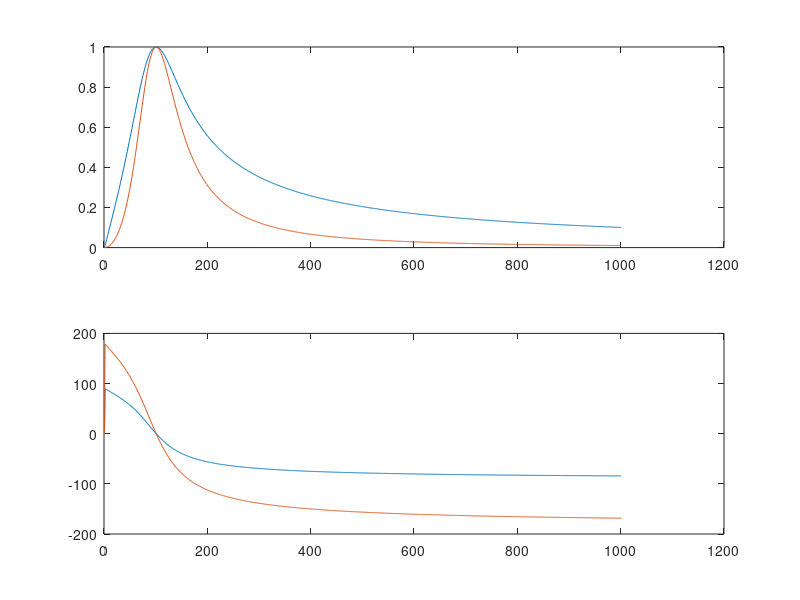

Reproduce this figure in MATLAB.
wc = 2*pi*50;
w = 1i*wc;
s = tf('s');

sogi = @(t) (t*wc)/(t^2 + t*wc + wc^2);
lpf1 = @(t) ((wc)/(t + 2 *wc))^1;
lpf8 = @(t) wc^8/((t+wc)^8+wc^8);

f1 = sogi(s);
f2 = lpf1(s);
f3 = lpf8(s);

bode(f1,f2,f3);
legend('SOGI(s)', 'LPF(s)', 'LPF(s)^8')

disp(sogi(w))
disp(lpf1(w))
disp(lpf8(w))
% ----------------------------------------------------------------
%% Lasy Plot
T1 = @(t) ((t*wc)/(t^2 + wc*t + wc^2))^1;
T2 = @(t) ((t*wc)/(t^2 + wc*t + wc^2))^2;

mag1 = zeros(size(0:1:1000));
phs1 = mag1;
mag2 = mag1;
phs2 = mag1;
for n=0:1:1000
    y = T1(0.01*n*w);
    mag1(n+1) = abs(y);
    phs1(n+1) = angle(y)*180/pi;
    y = T2(0.01*n*w);
    mag2(n+1) = abs(y);
    phs2(n+1) = angle(y)*180/pi;
end

subplot(2,1,1)
    plot(mag1)
    hold on
    plot(mag2)
    hold off
subplot(2,1,2)
    plot(phs1)
    hold on
    plot(phs2)
    hold off